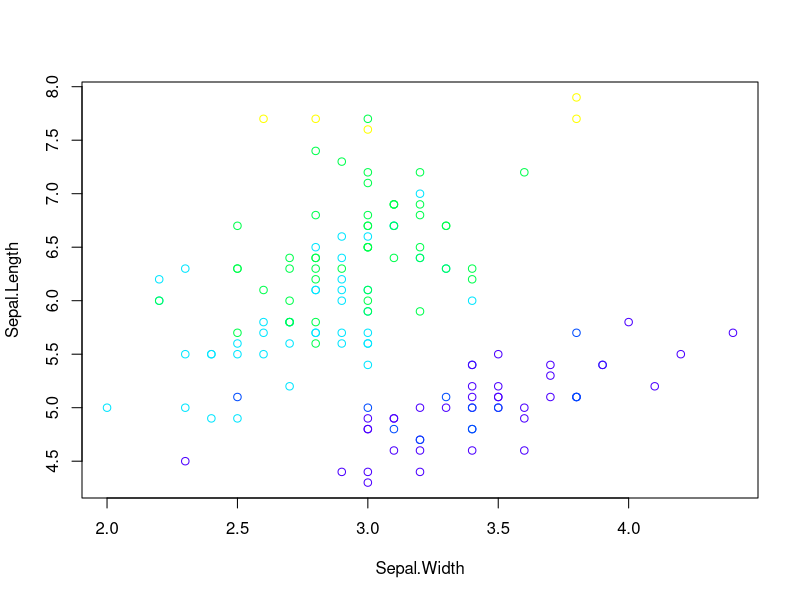

Reproduce this figure in R.
tmp <- with(iris, seq(min(Petal.Length)-1, max(Petal.Length)+1, length.out=6))

with(iris, plot( Sepal.Width, Sepal.Length, 
	col = topo.colors(5)[cut(Petal.Length, tmp)]))
with(iris, lm(Sepal.Width ~ Sepal.Length))